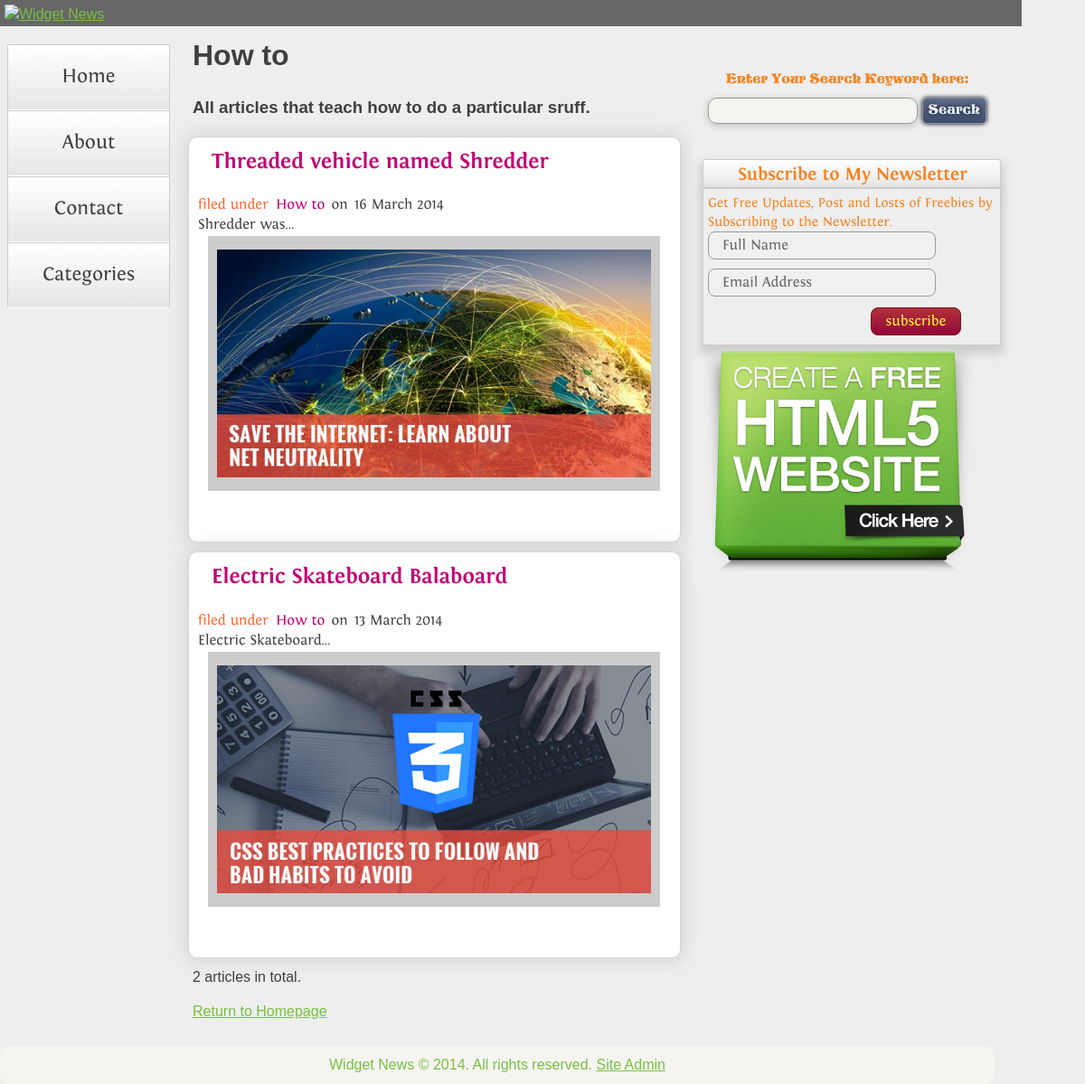
/?action=archive&categoryid=2, run on the app's committed database.
### tables this page shows
CREATE TABLE `navigation` (
  `id` int(11) NOT NULL auto_increment,
  `menuName` varchar(30) NOT NULL,
  `position` int(5) NOT NULL,
  `visible` int(1) NOT NULL,
  `heading` varchar(250) NOT NULL,
  `content` text NOT NULL,
  PRIMARY KEY  (`id`)
);

CREATE TABLE `categories` (
  `id` smallint(5) unsigned NOT NULL auto_increment,
  `name` varchar(225) NOT NULL,
  `description` text NOT NULL,
  PRIMARY KEY  (`id`)
);

CREATE TABLE `articles` (
  `id` smallint(5) unsigned NOT NULL auto_increment,
  `publicationDate` date NOT NULL,
  `categoryId` smallint(5) unsigned NOT NULL,
  `title` varchar(225) NOT NULL,
  `summary` text NOT NULL,
  `content` mediumtext NOT NULL,
  `articleImage` varchar(255) NOT NULL,
  PRIMARY KEY  (`id`)
);

### classes/Functions.php (called while the page is built, shortened)
<?php
function get_all_nav()
{        global $connection;
     $query = "SELECT *
	           FROM navigation
			   ORDER BY position ASC";
	$subject_set = mysql_query($query,$connection);
	return $subject_set;
}
function getList( $numRows=1000000, $categoryId=null ) {
    global $connection;
	$categoryClause = $categoryId ? "WHERE categoryId = $categoryId" : "";
    $query = "SELECT articles.id,articles.publicationDate,articles.categoryId,
	          articles.title,articles.summary,articles.content,articles.articleImage,
			  categories.name,
			  UNIX_TIMESTAMP(publicationDate) AS publicationDate
	          FROM articles
			  INNER JOIN categories
			   ON articles.categoryId = categories.id
			  $categoryClause
              ORDER BY publicationDate DESC LIMIT $numRows";
 	$article_set = mysql_query($query,$connection);
		return $article_set;
    }
 function imageSrc( $size=IMG_TYPE_FULLSIZE ) {
    return ( ARTICLE_IMAGE_PATH . "/$size/");
  }
?>

### classes/Category.php (called while the page is built, shortened)
<?php
function getCatById( $id ) {
    global $connection;
    $sql = "SELECT * FROM categories WHERE id = $id";
    $cat_set = mysql_query($sql,$connection);
	return $cat_set ;
  }
?>

### templates/archive.php (the view)
<?php include "templates/include/header.php" ?>
<ul class="nav">
 <?php
$menu_ok = get_all_nav();
while($nav = mysql_fetch_array($menu_ok)){
echo"<a href=\".?action=navmenu&amp;subjid=".urlencode($nav['id'])."\"><li>".htmlspecialchars( $nav['menuName'] )."</li></a>";
}
?>
 </ul>
</div>
      <div class="content">
<?php
if ( $category ) { ?>
      <h1><?php echo htmlspecialchars( $pageHeading ) ?></h1>
      <h3 class="categoryDescription"><?php echo htmlspecialchars( $category['description'] ) ?></h3>
<?php } ?>
<?php
$categoryId = (int)$_GET['categoryid'];
$article_ok = getList(1000000, $categoryId);
while($article = mysql_fetch_array($article_ok)){
         echo "<div class=\"clayer\">";
			echo "<h2 class=\"story\">
			<a href=\".?action=viewarticle&amp;articleid=".urlencode($article['id'])."\">".htmlspecialchars($article['title'])."</a></h2>";
            echo "<span style=\"color:#F63\">filed under &nbsp;<a href=\".?action=archive&amp;categoryid=".$article['categoryId']."\">"
		   .htmlspecialchars($article['name'] )."</a>&nbsp;&nbsp;</span>";
		    echo "<span class=\"pubDate\">on&nbsp;&nbsp;".date('j F Y', $article['publicationDate'])."</span>";
			echo "<br />";
			echo htmlspecialchars($article['summary'])."...";
			echo "<br />";
			$imagepath = imageSrc().$article['articleImage'];
			echo "<a href=\".?action=viewarticle&amp;articleid=".urlencode($article['id'])."\"><img src=\"".$imagepath."\"></a>";
			echo "<p>&nbsp;</p>";
			echo "</div>";
}
$total_articles = mysql_num_rows($article_ok);
?>
<p><?php echo $total_articles ?> article<?php echo ( $total_articles != 1 ) ? 's' : '' ?> in total.</p>
<p><a href="./">Return to Homepage</a></p>
      </div>
<?php include "templates/include/footer.php" ?>

### css/index.css (style rules this page uses)
body { font: 100%/1.4 verdana,helvetica,arial,sans-serif; background:#eeeeee; margin: 0; padding: 0; color:#FFF; background-attachment:fixed; }
h1, h2, h3, h4, h5, h6, p { margin-top: 0; padding-right: 15px; padding-left: 15px; }
ul, ol, dl { padding: 0; margin: 0; }
a { color:#77c043; }
.content { padding: 10px 0; width: 700px; float: left; }
.nav { background-color:#D4D4D4; }
ul.nav a { text-decoration:none; list-style:none; text-align:center; font-size:22px; color:#404040; font-family: 'fontin',Verdana, Geneva, sans-serif; }
ul.nav { text-align:center; list-style:none; }
ul.nav li { background-color:whitesmoke;background-image:-moz-linear-gradient(top,white,#e6e6e6);background-image:-webkit-gradient(linear,0 0,0 100%,from(white),to(#e6e6e6));background-image:-webkit-linear-gradient(top,white,#e6e6e6);background-image:-o-linear-gradient(top,white,#e6e6e6);background-image:linear-gradient(to bottom,white,#e6e6e6);background-repeat:repeat-x;filter:progid:DXImageTransform.Microsoft.gradient(startColorstr='#ffffffff',endColorstr='#ffe6e6e6',GradientType=0);border-color:#e6e6e6 #e6e6e6 silver;border-color:rgba(0,0,0,0.1) rgba(0,0,0,0.1) rgba(0,0,0,0.25);*background-color:#e6e6e6;filter:progid:DXImageTransform.Microsoft.gradient(enabled = false);border:1px solid #ccc; border-bottom: 1px solid #fff; padding:20px }
.clayer { border:1px solid #D4D4D4; margin:10px; background-color:#FFFFFF; text-align:left; padding:10px; font-family:'fontin',verdana,helvetica,sans-serif; -moz-box-shadow: 0px 0px 20px 3px #d3d3d3; -webkit-box-shadow: 0px 0px 20px 3px #d3d3d3; -o-box-shadow: 0px 0px 20px 3px #d3d3d3; box-shadow: 0px 0px 20px 3px #d3d3d3; border-radius:10px; -moz-border-radius:10px; -webkit-border-radius:10px; -o-border-radius:10px; font-weight:normal; }
.clayer a { color:#C30075; list-style-type:none; text-decoration:none; }
.clayer img { border:1px solid #FFF; padding:20px; background-color:#cccccc; margin-left:20px; }
@media screen and (max-width:1200px) and (min-width:1151px) { .content { float:left; width:565px; } }
@media screen and (max-width:1200px) and (min-width:1151px) { .clayer img { padding: 15px 10px; width:480px; background-color:#cccccc; margin-left:10px; } }

### data on the page
navigation: menuName "Home"
navigation: menuName "About"
navigation: menuName "Contact"
navigation: menuName "Categories"
categories: name "How to", description "All articles that teach how to do a particular sruff."
articles: title "Threaded vehicle named Shredder", categoryId.name "How to", publicationDate "16 March 2014", summary "Shredder was", articleImage (picture)
articles: title "Electric Skateboard Balaboard", categoryId.name "How to", publicationDate "13 March 2014", summary "Electric Skateboard", articleImage (picture)

### other printed values
$total_articles "2"
